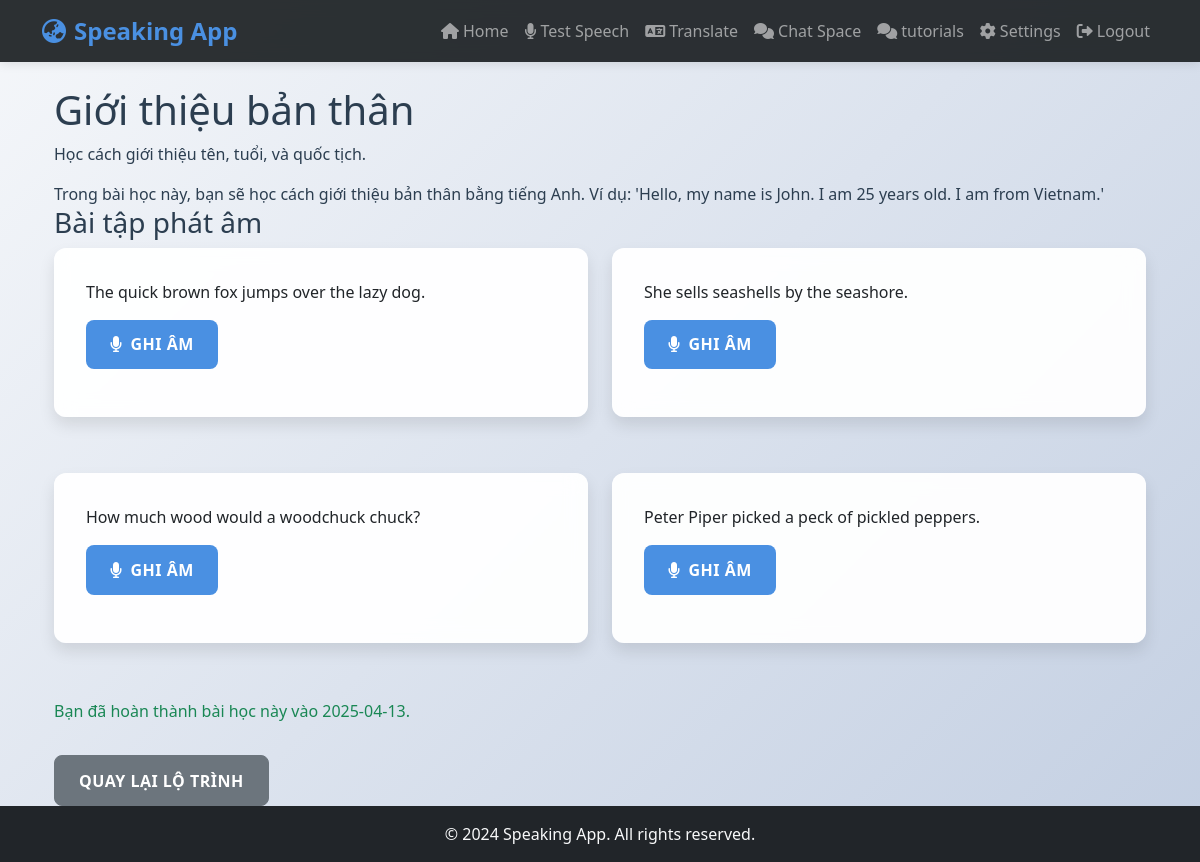
Screenshot of /tutorials/tutorials/lesson/1 (signed in) with the database file from the repository.
### models/models.py (models this page shows)
class Lesson(db.Model):
    __tablename__ = 'lessons'
    lesson_id = db.Column(db.Integer, primary_key=True)
    level_id = db.Column(db.Integer, db.ForeignKey('levels.level_id'), nullable=False)
    title = db.Column(db.String(200), nullable=False)
    description = db.Column(db.Text)
    content = db.Column(db.Text)
    progress = db.relationship('UserProgress', backref='lesson', lazy=True)

class SampleSentence(db.Model):
    __tablename__ = 'sample_sentences'
    sentence_id = db.Column(db.Integer, primary_key=True)
    test_id = db.Column(db.Integer, db.ForeignKey('tests.test_id'), nullable=False)
    sentence_text = db.Column(db.Text, nullable=False)
    correctAudio_file = db.Column(db.String(200))
    speech_tests = db.relationship('SpeechTest', backref='sentence', lazy=True)

class UserProgress(db.Model):
    __tablename__ = 'user_progress'
    progress_id = db.Column(db.Integer, primary_key=True)
    user_id = db.Column(db.Integer, db.ForeignKey('users.id'), nullable=False)
    lesson_id = db.Column(db.Integer, db.ForeignKey('lessons.lesson_id'), nullable=False)
    completion_status = db.Column(db.Boolean, default=False)
    score = db.Column(db.Float)
    completed_at = db.Column(db.DateTime)

### modules/tutorials.py (the view)
@tutorials_bp.route('/tutorials/lesson/<int:lesson_id>')
@login_required
def lesson_detail(lesson_id):
    lesson = Lesson.query.get_or_404(lesson_id)
    progress = UserProgress.query.filter_by(user_id=current_user.id, lesson_id=lesson_id).first()
    if not progress:
        progress = UserProgress(user_id=current_user.id, lesson_id=lesson_id, completion_status=False)
        db.session.add(progress)
        db.session.commit()
    level = Level.query.get(lesson.level_id)
    speech_test = Test.query.filter_by(level_id=level.level_id, test_type='speech').first()
    pronunciation_sentences = SampleSentence.query.filter_by(test_id=speech_test.test_id).all() if speech_test else []
    return render_template('lesson.html', lesson=lesson, progress=progress, pronunciation_sentences=pronunciation_sentences)

### app.py (called while the page is built)
@login_manager.user_loader
def load_user(user_id):
    return db.session.get(User, int(user_id))

### templates/lesson.html (shortened to what this page needs)
{% extends "base.html" %}
{% block content %}
    <div class="container">
        <h1>{{ lesson.title }}</h1>
        <p>{{ lesson.description }}</p>
        <div>{{ lesson.content | safe }}</div>
        <h3>Bài tập phát âm</h3>
        <div class="row">
            {% for sentence in pronunciation_sentences %}
                <div class="col-md-6 mb-4">
                    <div class="sentence-card card">
                        <div class="card-body">
                            <p class="card-text">{{ sentence.sentence_text }}</p>
                            <button class="btn btn-primary record-btn" data-sentence="{{ sentence.sentence_text }}" data-id="{{ loop.index0 }}">
                                <i class="fas fa-microphone me-2"></i>Ghi âm
                            </button>
                        </div>
                    </div>
                </div>
            {% endfor %}
        </div>
        {% if not progress.completion_status %}
            <button id="complete-btn" class="btn btn-success" disabled>Hoàn thành bài học</button>
        {% else %}
            <p class="text-success">Bạn đã hoàn thành bài học này vào {{ progress.completed_at.strftime('%Y-%m-%d') }}.</p>
        {% endif %}
        <a href="{{ url_for('tutorials.tutorials') }}" class="btn btn-secondary mt-3">Quay lại lộ trình</a>
    </div>
{% endblock %}

### static/styles.css (style rules this page uses)
:root { --primary-color: #4a90e2; --secondary-color: #f5f6fa; --accent-color: #2ecc71; --danger-color: #e74c3c; --warning-color: #f1c40f; --text-color: #2c3e50; --border-radius: 12px; --transition: all 0.3s ease; --box-shadow: 0 8px 16px rgba(0, 0, 0, 0.1); }
body { background: linear-gradient(135deg, #f5f7fa 0%, #c3cfe2 100%); min-height: 100vh; font-family: "Segoe UI", Tahoma, Geneva, Verdana, sans-serif; color: var(--text-color); }
.card { background: rgba(255, 255, 255, 0.95); border: none; border-radius: var(--border-radius); box-shadow: var(--box-shadow); transition: var(--transition); backdrop-filter: blur(10px); margin-bottom: 2rem; }
.card-body { padding: 2rem; }
.btn { border-radius: 8px; padding: 0.8rem 1.5rem; font-weight: 600; transition: var(--transition); text-transform: uppercase; letter-spacing: 0.5px; }
.btn-primary { background: var(--primary-color); border: none; }

### rows the page displays
Lesson: title "Giới thiệu bản thân", description "Học cách giới thiệu tên, tuổi, và quốc tịch.", content "Trong bài học này, bạn sẽ học cách giới thiệu bản thân bằng tiếng Anh. Ví dụ: 'Hello, my name is John. I am 25 years old. I am from Vietnam.'"
SampleSentence: sentence_text "The quick brown fox jumps over the lazy dog."
SampleSentence: sentence_text "She sells seashells by the seashore."
SampleSentence: sentence_text "How much wood would a woodchuck chuck?"
SampleSentence: sentence_text "Peter Piper picked a peck of pickled peppers."
UserProgress: completed_at "2025-04-13"
